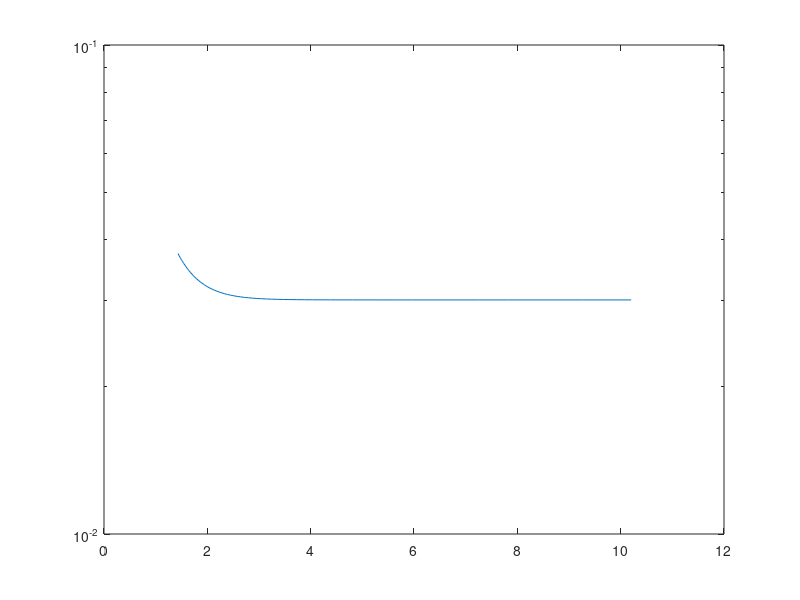

The MATLAB source for this figure:
clear; clc; %close all;
% Function to compute the modified Bessel function of the first kind
% Iv(nu, z) where nu is the order and z is the argument.

% Define the order nu and the value of z
% nu =  0;  % Example order
% z = 5;   % Example argument
% 
% % Compute the modified Bessel function Iv(nu, z)
% Iv_value = besseli(nu, z);
% 
% % Display the result
% fprintf('The value of the modified Bessel function Iv(%d, %.2f) is %.6f\n', nu, z, Iv_value);
% 
% xmax = 5; xmin = -5;
% dx = (xmax - xmin)/1e3;
% x = (xmin:dx:xmax)';
% 
% Iv_graph = besseli(nu, x);
% plot(x,Iv_graph); hold on;

%% Makram-Ebeid-Lannoo
Wt = .8*1.6e-19; Wopt = 2.5*1.6e-19; Wph = 0.2*1.6e-19;
S = (Wopt-Wt)/Wph
Fn = 1e8; Fox = 1.7e8;
% kT = 1.38e-23*298;
T = (98:10:698)';
kT = 1.38e-23*T;
nmax = ceil(Wt/Wph)-1;
n = -nmax:1:nmax; n = n';
I_prob = zeros(1,length(n));
PhononAssisted = zeros(length(n),length(kT));
TransCoeff = zeros(1,length(n));
PhononAssistedTunneling = zeros(length(kT),2);
for j = 1:length(kT)
    for i = 1:length(n)
        I_prob(i) = besseli(n(i), S/sinh(Wph/2/kT(j)));
        W = Wt + n(i)*Wph;
        TransCoeff(i) = 1.6e-19*Fn/2/sqrt(2*9.1e-31*0.5*W)*exp(-4/3/(6.6e-34/(2*pi)*1.6e-19*Fn)*sqrt(2*9.1e-31*0.5)*(W^1.5-((max(W-0.5*1e-9*Fn*1.6e-19,0)^1.5))))...
            *exp(-4/3/(6.6e-34/(2*pi)*1.6e-19*Fox)*sqrt(2*9.1e-31*0.5)*((W+0.5*1.6e-19)^1.5 - (W+0.5*1.6e-19 - 1.6e-19*Fox*2e-9)^1.5));
        PhononAssisted(j, i) = exp(Wph/2/kT(j)*n(i) - S*coth(Wph/2/kT(j))) * I_prob(i) ;
    end
    PhononAssistedTunneling(j,1) = sum(PhononAssisted(j,:));
end
%% Nasyrov-Gritsenko
% Wt = .6*1.6e-19; Wopt = 1 + Wt*1.6e-19; Wph = 0.06*1.6e-19;
% S = (Wopt-Wt)/Wph;
% Fn = 3e7; Fox = 5e7;
% m = 9.1e-31; q = 1.6e-19; hbar = 6.6e-34/(2*pi);
% % kT = 1.38e-23*298;
% T = (98:10:698)';
% kT = 1.38e-23*T;
% PhononAssisted = zeros(1,length(kT));
% for i = 1:length(kT)
%     A = 2*q*6e23*pi^0.5*hbar*Wt/(m*0.5*3e-9^2*sqrt(2*kT(i)*(Wopt-Wt)));
%     Dis_NG = exp(-(Wopt-Wt)/kT(i))*sinh(q*Fn*3e-9/2/kT(i));
%     TC = exp(-2*3e-9*sqrt(2*m*0.5*Wt)/hbar);
%     PhononAssisted(i) = A*Dis_NG*TC;
% end
%% SCLC, Mark model: Characteristic trap temperature
% e0 = 8.85e-12; q = 1.6e-19; Fn = 1e8; Fox = 1.3e8; 
% me = 9.1e-31; k = 1.38e-23; h = 6.6e-34; hbar = h/2/pi;
% Nc = (2*pi*me*0.4*T./h^2).^1.5;
% Tt = T*2; l = Tt./T; N0 = 6e17*1e6/k./Tt;
% mu = 1e-8; % [m^2/V/s]
% 
% SCLC = zeros(1,length(kT));
% for i = 1:length(SCLC)
%     SCLC(i) = mu*Nc(i)*q^(l(i)-1)*(3.9*e0/N0(i)*l(i)/(l(i)+1))^l(i)*((2*l(i)+1)/(l(i)+1))^(l(i)+1)*Fn^(l(i)+1)/3e-9^l(i);
% end

RecTemp = 1./T;
figure(5);
semilogy(1000*RecTemp, PhononAssistedTunneling(:,1)); hold on;
% semilogy(1000*RecTemp, PhononAssisted + PhononAssistedTunneling(:,1)'); hold on;
% PhononAssistedTunneling(:,1) - PhononAssistedTunneling(:, 2)
% semilogy(1000*RecTemp, SCLC); hold on;